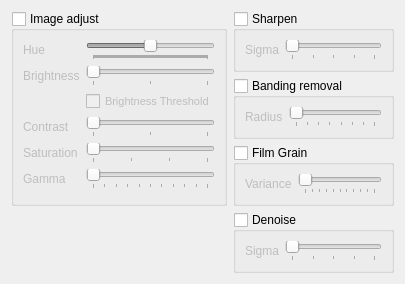
  <widget class="QWidget" name="tab">
   <attribute name="title">
    <string>Essential</string>
   </attribute>
   <layout class="QGridLayout" name="gridLayout_8">
    <item row="0" column="0" rowspan="3">
     <widget class="QGroupBox" name="adjustEnable">
      <property name="enabled">
       <bool>true</bool>
      </property>
      <property name="title">
       <string>Image adjust</string>
      </property>
      <property name="checkable">
       <bool>true</bool>
      </property>
      <property name="checked">
       <bool>false</bool>
      </property>
      <layout class="QGridLayout" name="gridLayout_6">
       <item row="0" column="0">
        <widget class="QLabel" name="label">
         <property name="text">
          <string>Hue</string>
         </property>
         <property name="buddy">
          <cstring>hueSlider</cstring>
         </property>
        </widget>
       </item>
       <item row="0" column="1">
        <widget class="QSlider" name="hueSlider">
         <property name="minimum">
          <number>-180</number>
         </property>
         <property name="maximum">
          <number>180</number>
         </property>
         <property name="orientation">
          <enum>Qt::Horizontal</enum>
         </property>
         <property name="tickPosition">
          <enum>QSlider::TicksBelow</enum>
         </property>
         <property name="tickInterval">
          <number>1</number>
         </property>
        </widget>
       </item>
       <item row="1" column="0">
        <widget class="QLabel" name="label_3">
         <property name="text">
          <string>Brightness</string>
         </property>
         <property name="buddy">
          <cstring>brightnessSlider</cstring>
         </property>
        </widget>
       </item>
       <item row="1" column="1">
        <widget class="QSlider" name="brightnessSlider">
         <property name="maximum">
          <number>200</number>
         </property>
         <property name="orientation">
          <enum>Qt::Horizontal</enum>
         </property>
         <property name="tickPosition">
          <enum>QSlider::TicksBelow</enum>
         </property>
         <property name="tickInterval">
          <number>100</number>
         </property>
        </widget>
       </item>
       <item row="2" column="1">
        <widget class="QCheckBox" name="brightnessThresholdCheck">
         <property name="font">
          <font>
           <pointsize>8</pointsize>
          </font>
         </property>
         <property name="text">
          <string>Brightness Threshold</string>
         </property>
        </widget>
       </item>
       <item row="3" column="0">
        <widget class="QLabel" name="label_2">
         <property name="text">
          <string>Contrast</string>
         </property>
         <property name="buddy">
          <cstring>contrastSlider</cstring>
         </property>
        </widget>
       </item>
       <item row="3" column="1">
        <widget class="QSlider" name="contrastSlider">
         <property name="maximum">
          <number>200</number>
         </property>
         <property name="orientation">
          <enum>Qt::Horizontal</enum>
         </property>
         <property name="tickPosition">
          <enum>QSlider::TicksBelow</enum>
         </property>
         <property name="tickInterval">
          <number>100</number>
         </property>
        </widget>
       </item>
       <item row="4" column="0">
        <widget class="QLabel" name="label_4">
         <property name="text">
          <string>Saturation</string>
         </property>
         <property name="buddy">
          <cstring>saturationSlider</cstring>
         </property>
        </widget>
       </item>
       <item row="4" column="1">
        <widget class="QSlider" name="saturationSlider">
         <property name="maximum">
          <number>300</number>
         </property>
         <property name="orientation">
          <enum>Qt::Horizontal</enum>
         </property>
         <property name="tickPosition">
          <enum>QSlider::TicksBelow</enum>
         </property>
         <property name="tickInterval">
          <number>100</number>
         </property>
        </widget>
       </item>
       <item row="5" column="0">
        <widget class="QLabel" name="label_5">
         <property name="text">
          <string>Gamma</string>
         </property>
         <property name="buddy">
          <cstring>gammaSlider</cstring>
         </property>
        </widget>
       </item>
       <item row="5" column="1">
        <widget class="QSlider" name="gammaSlider">
         <property name="maximum">
          <number>1000</number>
         </property>
         <property name="orientation">
          <enum>Qt::Horizontal</enum>
         </property>
         <property name="tickPosition">
          <enum>QSlider::TicksBelow</enum>
         </property>
         <property name="tickInterval">
          <number>100</number>
         </property>
        </widget>
       </item>
      </layout>
     </widget>
    </item>
    <item row="0" column="1">
     <widget class="QGroupBox" name="sharpenEnable">
      <property name="title">
       <string>Sharpen</string>
      </property>
      <property name="checkable">
       <bool>true</bool>
      </property>
      <property name="checked">
       <bool>false</bool>
      </property>
      <layout class="QGridLayout">
       <item row="0" column="0">
        <widget class="QLabel" name="label_29">
         <property name="text">
          <string>Sigma</string>
         </property>
         <property name="buddy">
          <cstring>sharpenSigmaSlider</cstring>
         </property>
        </widget>
       </item>
       <item row="0" column="1">
        <widget class="QSlider" name="sharpenSigmaSlider">
         <property name="maximum">
          <number>200</number>
         </property>
         <property name="pageStep">
          <number>10</number>
         </property>
         <property name="orientation">
          <enum>Qt::Horizontal</enum>
         </property>
         <property name="tickPosition">
          <enum>QSlider::TicksBelow</enum>
         </property>
         <property name="tickInterval">
          <number>50</number>
         </property>
        </widget>
       </item>
      </layout>
     </widget>
    </item>
    <item row="1" column="1">
     <widget class="QGroupBox" name="gradfunEnable">
      <property name="title">
       <string>Banding removal</string>
      </property>
      <property name="checkable">
       <bool>true</bool>
      </property>
      <property name="checked">
       <bool>false</bool>
      </property>
      <layout class="QGridLayout" name="gridLayout_2">
       <item row="0" column="0">
        <widget class="QLabel" name="label_32">
         <property name="text">
          <string>Radius</string>
         </property>
         <property name="buddy">
          <cstring>gradfunRadiusSlider</cstring>
         </property>
        </widget>
       </item>
       <item row="0" column="1">
        <widget class="QSlider" name="gradfunRadiusSlider">
         <property name="minimum">
          <number>4</number>
         </property>
         <property name="maximum">
          <number>32</number>
         </property>
         <property name="pageStep">
          <number>4</number>
         </property>
         <property name="orientation">
          <enum>Qt::Horizontal</enum>
         </property>
         <property name="tickPosition">
          <enum>QSlider::TicksBelow</enum>
         </property>
         <property name="tickInterval">
          <number>4</number>
         </property>
        </widget>
       </item>
      </layout>
     </widget>
    </item>
    <item row="2" column="1">
     <widget class="QGroupBox" name="grainEnable">
      <property name="title">
       <string>Film Grain</string>
      </property>
      <property name="checkable">
       <bool>true</bool>
      </property>
      <property name="checked">
       <bool>false</bool>
      </property>
      <layout class="QGridLayout" name="gridLayout_4">
       <item row="0" column="0">
        <widget class="QLabel" name="label_50">
         <property name="text">
          <string>Variance</string>
         </property>
         <property name="buddy">
          <cstring>grainVarianceSlider</cstring>
         </property>
        </widget>
       </item>
       <item row="0" column="1">
        <widget class="QSlider" name="grainVarianceSlider">
         <property name="minimum">
          <number>0</number>
         </property>
         <property name="maximum">
          <number>40</number>
         </property>
         <property name="pageStep">
          <number>4</number>
         </property>
         <property name="orientation">
          <enum>Qt::Horizontal</enum>
         </property>
         <property name="tickPosition">
          <enum>QSlider::TicksBelow</enum>
         </property>
         <property name="tickInterval">
          <number>4</number>
         </property>
        </widget>
       </item>
      </layout>
     </widget>
    </item>
    <item row="3" column="1">
     <widget class="QGroupBox" name="denoiseEnable">
      <property name="title">
       <string>Denoise</string>
      </property>
      <property name="checkable">
       <bool>true</bool>
      </property>
      <property name="checked">
       <bool>false</bool>
      </property>
      <layout class="QGridLayout">
       <item row="0" column="0">
        <widget class="QLabel" name="label_33">
         <property name="text">
          <string>Sigma</string>
         </property>
         <property name="buddy">
          <cstring>denoiseSigmaSlider</cstring>
         </property>
        </widget>
       </item>
       <item row="0" column="1">
        <widget class="QSlider" name="denoiseSigmaSlider">
         <property name="maximum">
          <number>200</number>
         </property>
         <property name="pageStep">
          <number>10</number>
         </property>
         <property name="orientation">
          <enum>Qt::Horizontal</enum>
         </property>
         <property name="tickPosition">
          <enum>QSlider::TicksBelow</enum>
         </property>
         <property name="tickInterval">
          <number>50</number>
         </property>
        </widget>
       </item>
      </layout>
     </widget>
    </item>
   </layout>
  </widget>
